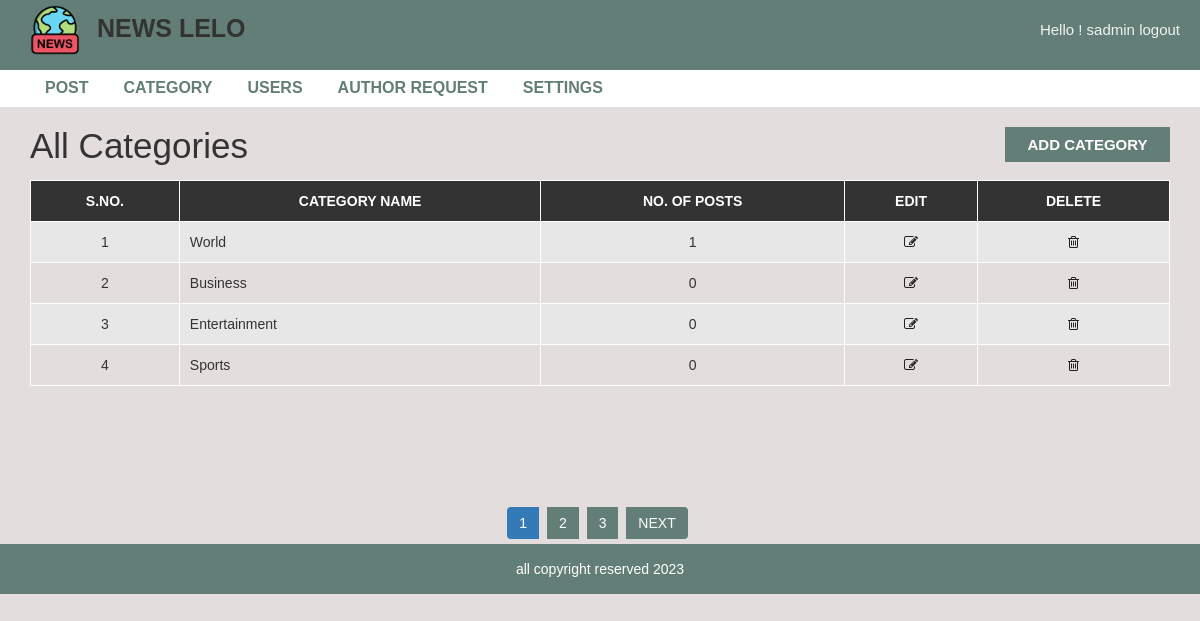
/admin/category.php (signed in), run on the app's committed database.
### tables this page shows
CREATE TABLE `settings` (
  `id` int NOT NULL,
  `title` varchar(255) DEFAULT NULL,
  `footer` varchar(255) DEFAULT NULL,
  `logo` varchar(255) DEFAULT NULL
);

CREATE TABLE `category` (
  `category_id` int NOT NULL,
  `category_name` varchar(255) DEFAULT NULL,
  `post` int DEFAULT '0'
);

### admin/category.php (the view, shortened to what this page needs)
<?php
include "header.php";
$perPageRow=4;
if(isset($_GET['page'])){
    $page=$_GET['page'];
}else{
    $page= 1;
}
$offset=($page-1)*$perPageRow;
$sql="select * from category LIMIT {$offset},{$perPageRow}";
$result=mysqli_query($conn,$sql);
?>
<div id="admin-content">
    <div class="container">
        <div class="row">
            <div class="col-md-10">
                <h1 class="admin-heading">All Categories</h1>
            </div>
            <div class="col-md-2">
                <a class="add-new" href="add-category.php">add category</a>
            </div>
            <div class="col-md-12">
                <table class="content-table">
                    <thead>
                        <th>S.No.</th>
                        <th>Category Name</th>
                        <th>No. of Posts</th>
                        <th>Edit</th>
                        <th>Delete</th>
                    </thead>
                    <tbody>
                    <?php
                    if(mysqli_num_rows($result)> 0){
                        $id=$offset+1;
                        while($row=mysqli_fetch_array($result)){
                    ?>
                        <tr>
                            <td class='id'><?php echo $id++;?></td>
                            <td><?php echo $row['category_name']?></td>
                            <td><?php echo $row['post']?></td>
                            <td class='edit'><a href='update-category.php?cat-id=<?php echo $row["category_id"];?>'><i class='fa fa-edit'></i></a></td>
                            <td class='delete'><a href='delete-category.php?cat-id=<?php echo $row["category_id"];?>'><i class='fa fa-trash-o'></i></a></td>
                        </tr>
                        <?php
                        }
                    }else{
                        ?>
                        <tr><td colspan="5" style="text-align:center;color:red;"><h4>NO data Found</h4></td></tr>
                        <?php
                    }
                        ?>
                    </tbody>
                </table>
            </div>
        </div>
    </div>
</div>
<?php
                    $sql1="select * from category";
                    $result1=mysqli_query($conn,$sql1);
                    if(mysqli_num_rows($result1)> 0){
                        $totel_row_data=mysqli_num_rows($result1);
                        $totel_pages=ceil($totel_row_data/$perPageRow);
                    ?>
                    <ul class='pagination admin-pagination'>
                          <?php
                        for($i=1;$i<=$totel_pages;$i++){
                            if($i==$page){$active="active";}else{$active= "";}
                            ?>
                                <li class="<?php echo $active;?>"><a href="category.php?page=<?php echo $i;?>"><?php echo $i;?></a></li>
                            <?php
                        }
                        if($page<$totel_pages){
                            ?>
                            <li><a href="category.php?page=<?php echo $page+1;?>">NEXT</a></li>
                        <?php
                        }
                    }
                ?>
                </ul>
<?php include "footer.php"; ?>

### admin/header.php (shortened to what this page needs)
<?php
include("config.php");
$sqlsettings="select * from settings";
$ressettings=mysqli_query($conn,$sqlsettings) or die("did not get the settings value");
$rowsettings=mysqli_fetch_assoc($ressettings);
?>
<!DOCTYPE html>
<html lang="en">
    <head>
        <link rel="stylesheet" href="../css/bootstrap.min.css" />
        <link rel="stylesheet" href="../css/font-awesome.css">
        <link rel="stylesheet" href="../css/style.css">
    </head>
    <body>
    <header style="margin-bottom:90px;">
        <nav>
            <div class="brand-info">
                <a href="index.php" id="logo_head"><img  src="<?php echo $rowsettings['logo']?>"> NEWS LELO</a>
            </div>
            <div class="nav-info">
                 <a href="logout.php" class="admin-logout" >Hello ! <?php echo $_SESSION['username'];?> logout</a>
            </div>
        </nav>
    </header>
        <div id="admin-menubar" style="margin-top:70px;">
            <div class="container">
                <div class="row">
                    <div class="col-md-12">
                       <ul class="admin-menu">
                            <li>
                                <a href="post.php">Post</a>
                            </li>
                            <?php
                                if($_SESSION['role']=='1'){
                            ?>
                            <li>
                                <a href="category.php">Category</a>
                            </li>
                            <li>
                                <a href="users.php">Users</a>
                            </li>
                            <li>
                                <a href="authorrequest.php">Author Request</a>
                            </li>
                            <li>
                                <a href="settings.php">Settings</a>
                            </li>
                            <?php
                                }
                            ?>
                        </ul>
                    </div>
                </div>
            </div>
        </div>

### admin/footer.php
<?php
$sqlsettings="select * from settings";
$ressettings=mysqli_query($conn,$sqlsettings) or die("did not get the settings value");
$rowsettings=mysqli_fetch_assoc($ressettings);
?>
<div id ="footer">
    <div class="container">
        <div class="row">
            <div class="col-md-12">
                <span><?php echo $rowsettings['footer'];?></span>
            </div>
        </div>
    </div>
</div>
</body>
</html>

### css/style.css (style rules this page uses)
body { background: #e4dddd; font-family: sans-serif,arial,Helvetica; --primary-color:#637E76; }
header { background-color: var(--primary-color); position:fixed; top:0; left:0; right:0; z-index:3; height: 70px; }
nav { display: flex; justify-content: space-between; margin:0 2rem; align-items: center; padding:0.5rem 0; }
#logo_head { font-size: 2.5rem; font-weight: bolder; color:#333; margin-left:1rem; }
#logo_head>img { height: 50px; margin-right:1rem; }
.nav-info { font-size:1.5rem; display: flex; gap:1rem; }
.nav-info>a { color:#f2f2f2; }
#admin-menubar { background-color: #fff; }
#admin-menubar .admin-menu { font-size: 0; }
#admin-menubar .admin-menu li { display: inline-block; margin: 0 5px 0 0; }
#admin-menubar .admin-menu li a { color: var(--primary-color); font-size: 16px; font-weight: 600; text-transform: uppercase; padding: 7px 15px; display: block; transition: all 0.3s; }
#admin-content { padding: 20px 0; min-height: 400px; }
#admin-content .admin-heading { font-size: 35px; margin: 0 0 15px; }
#admin-content .add-new { color: #fff; background-color: var(--primary-color); font-size: 15px; font-weight: 600; text-align: center; text-transform: uppercase; padding: 7px 10px; display: block; transition: all 0.3s; }
#admin-content .content-table { border: 1px solid #000; width: 100%; margin: 0 0 20px; }
#admin-content .content-table thead { color: #fff; background-color: #333; }
#admin-content .content-table th { padding: 10px; border: 1px solid #fff; font-weight: 600; text-align: center; text-transform: uppercase; }
#admin-content .content-table tbody { color: #333; }
#admin-content .content-table tbody tr { background-color: #e7e7e7; }
#admin-content .content-table tbody tr:nth-child(even) { background-color: transparent; }
#admin-content .content-table tbody td { padding: 10px; border: 1px solid #fff; text-align: center; }
#admin-content .content-table tbody td:nth-child(2) { text-align: left; }
.id, .edit, .delete { text-align:center; }
.pagination { display: block; text-align: center; margin: 0; }
.pagination li { display:inline-block; margin: 0 5px 0 0; }
.pagination li a { border: none; background: var(--primary-color); color: #fff; }
i.fa { color:#222; }
#footer { color: #fff; padding:15px 0; text-align:center; background-color:var(--primary-color); }
a, a:hover, a:focus { text-decoration: none; outline: none; }
ul { margin:0; padding:0; list-style:none; }

### data on the page
settings: logo (picture), footer "all copyright reserved 2023"
category: category_name "World", post "1"
category: category_name "Business", post "0"
category: category_name "Entertainment", post "0"
category: category_name "Sports", post "0"

### other printed values
$_SESSION['username'] "sadmin"
